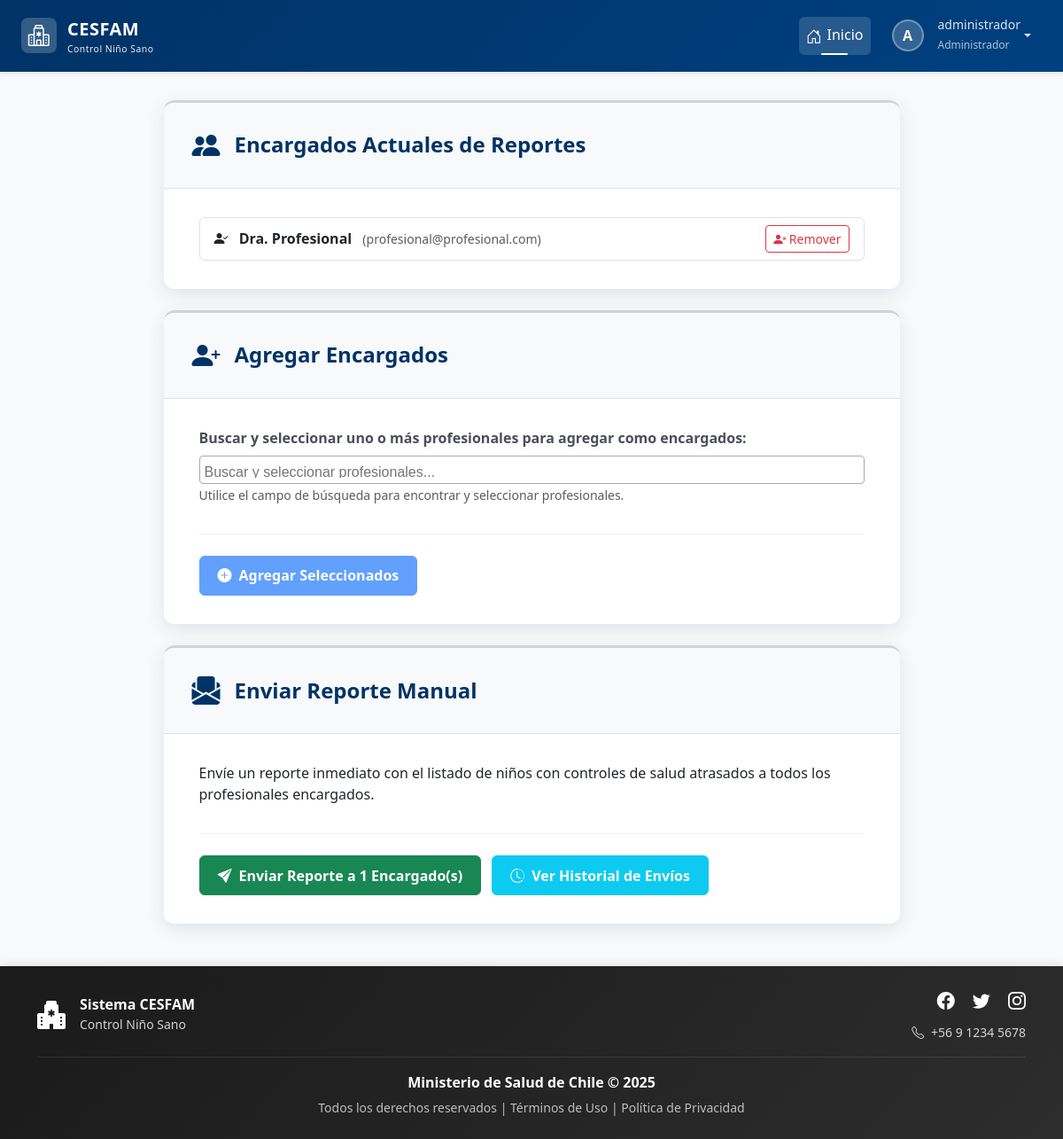
Page /configuracion/reportes/ (signed in) on the earlier database version.
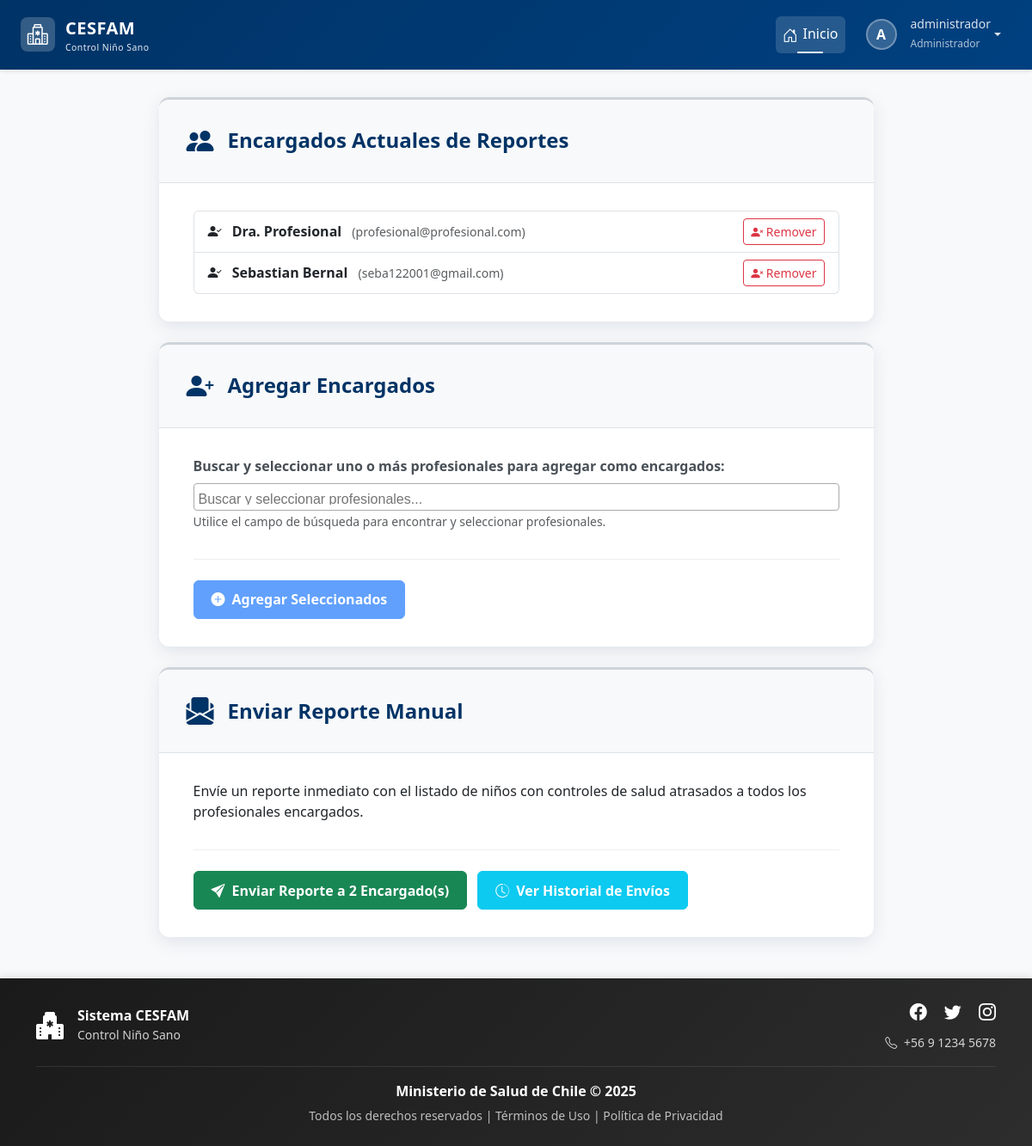
Same page on the later database version.
### login/models.py (models this page shows, shortened)
class Profesional(models.Model):
    ESPECIALIDAD_CHOICES = [
        ('Pediatra', 'Pediatra'),
        ('Enfermero/a', 'Enfermero/a'),
        ('Nutricionista', 'Nutricionista'),
        ('Medico General', 'Medico General'),
        ('Matron/a', 'Matron/a'),
    ]
    rut = models.CharField(max_length=10, primary_key=True) # El RUT es la clave
    nombre_completo = models.CharField(max_length=200)
    email = models.EmailField(unique=True)
    especialidad = models.CharField(max_length=30, choices=ESPECIALIDAD_CHOICES, default='Pediatra')
    encargado = models.BooleanField(default=False)
    usuario = models.OneToOneField(Usuario, on_delete=models.SET_NULL, null=True, blank=True, related_name='perfil_profesional')

### control/views.py (the view, shortened to what this page needs)
# urls.py: path('configuracion/reportes/', views.reportes, name='reportes'),
@login_required
@rol_requerido(['Administrador'])
def reportes(request):
    profesionales_todos = Profesional.objects.select_related('usuario').all()
    encargados_actuales = profesionales_todos.filter(encargado=True)
    profesionales_no_encargados = profesionales_todos.filter(encargado=False)
    contexto = {
        'profesionales_no_encargados': profesionales_no_encargados,
        'encargados_actuales': encargados_actuales
    }
    return render(request, 'control/reportes_mail/enviar_reporte.html', contexto)

### control/templates/control/reportes_mail/enviar_reporte.html (shortened to what the changed rows need)
{% extends 'base.html' %}
{% load static %}
{% block extra_css %}
    <link rel="stylesheet" href="{% static 'css/estiloformularios.css' %}">
{% endblock %}
{% block content %}
<div class="container">
    <div class="row justify-content-center">
        <div class="col-lg-10 col-xl-9">
            <div class="card form-card mb-4">
                <div class="form-header">
                    <h2>Encargados Actuales de Reportes</h2>
                </div>
                <div class="form-body">
                    {% if encargados_actuales %}
                        <ul class="list-group">
                            {% for encargado in encargados_actuales %}
                                <li class="list-group-item d-flex justify-content-between align-items-center">
                                    <div>
                                        <i class="bi bi-person-check-fill me-2"></i>
                                        <strong>{{ encargado.nombre_completo }}</strong>
                                        <small class="text-muted ms-2">({{ encargado.email }})</small>
                                    </div>
                                    <form method="post" class="mb-0">
                                        <button type="submit" class="btn btn-sm btn-outline-danger" title="Remover de la lista de encargados">
                                            <i class="bi bi-person-x-fill"></i> Remover
                                        </button>
                                    </form>
                                </li>
                            {% endfor %}
                        </ul>
                    {% else %}
                        <div class="alert alert-info text-center">
                            <i class="bi bi-info-circle-fill me-2"></i>
                            Actualmente no hay profesionales encargados de recibir reportes.
                        </div>
                    {% endif %}
                </div>
            </div>
            <div class="card form-card mb-4">
                <div class="form-header">
                    <h2>Agregar Encargados</h2>
                </div>
            </div>
            <div class="card form-card">
                <div class="form-header">
                    <h2>Enviar Reporte Manual</h2>
                </div>
                <div class="form-body">
                    {% if encargados_actuales %}
                        <form method="post">
                            <div class="form-buttons">
                                <button type="submit" class="btn btn-success">
                                    <i class="bi bi-send-fill me-2"></i>Enviar Reporte a {{ encargados_actuales|length }} Encargado(s)
                                </button>
                                <a href="{% url 'control:historial_envio_reportes' %}" class="btn btn-info text-white" style="text-decoration: none;">
                                    <i class="bi bi-clock-history me-2"></i>Ver Historial de Envíos
                                </a>
                            </div>
                        </form>
                    {% endif %}
                </div>
            </div>
        </div>
    </div>
</div>
{% endblock %}

Differences in the rows shown:
added Profesional: nombre_completo "Sebastian Bernal", email "seba122001@gmail.com"
Other differences:
{{ encargados_actuales|length }}: "1" → "2"
